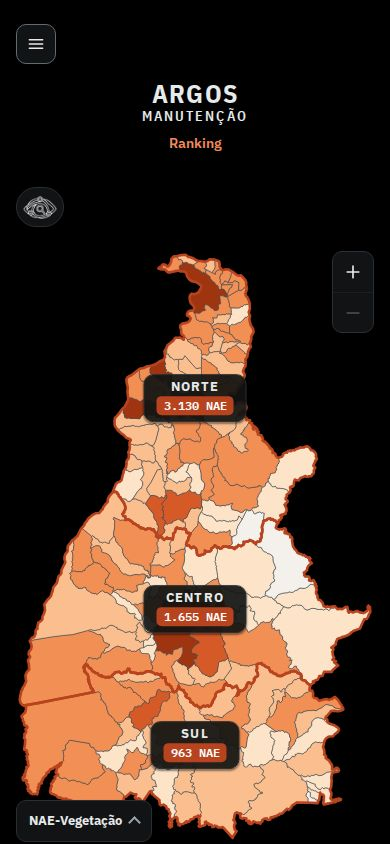
#> input picture melhorias-noite/rodada-1/tema-2-mapa-zoom/prints/m-antes-estado.jpg, 390 x 844 px, given in place of s1-depois-desk-1-dica.jpg, which was not available
$ python folha-contato.py
#> lines starting #> are read from the running program, lines starting #| are printed output that depends on the picture
# monta as folhas de contato s1-sequencia-desk.jpg e s1-sequencia-mob.jpg a partir dos prints (uso: python3 folha-contato.py)
from PIL import Image, ImageDraw, ImageFont
P = 'prints/'
def folha(nomes, saida, cols, tw, th, rotulos):
#> called with saida = 's1-sequencia-desk', cols = 3, tw = 480, th = 300
    rows = (len(nomes) + cols - 1) // cols; pad = 8; lh = 26
    im = Image.new('RGB', (cols * tw + (cols + 1) * pad, rows * (th + lh) + (rows + 1) * pad), (0, 0, 0)); d = ImageDraw.Draw(im)
#> after `im = Image.new('RGB', (cols * tw + (cols + 1) * pad, rows * (th + lh) `: im: PIL image 1472x676 RGB; every value is 0
    try: f = ImageFont.truetype('/usr/share/fonts/truetype/dejavu/DejaVuSans-Bold.ttf', 14)
    except Exception: f = ImageFont.load_default()
    for i, (n, l) in enumerate(zip(nomes, rotulos)):
        r, c = divmod(i, cols); x = pad + c * (tw + pad); y = pad + r * (th + lh + pad)
        d.text((x + 2, y + 4), l, fill=(240, 138, 93), font=f)
        im.paste(Image.open(P + n + '.jpg').convert('RGB').resize((tw, th), Image.LANCZOS), (x, y + lh))
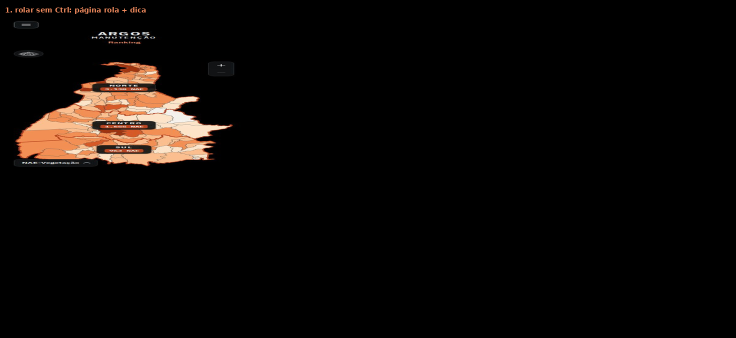
#> im: PIL image 1472x676 RGB (shown at 1/2 size); mean R, G, B 11.3, 8, 6
#> pass 2 of the loop in folha, `for i, (n, l) in enumerate(zip(nomes, rotulos)):`:
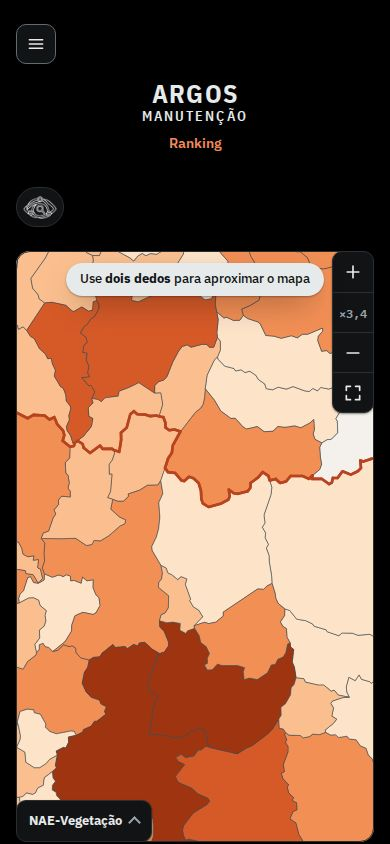
#> input picture melhorias-noite/rodada-1/tema-2-mapa-zoom/prints/m-pinca-meio.jpg, 390 x 844 px, given in place of s1-depois-desk-2-zoom2.jpg, which was not available
#> in folha, `im.paste(Image.open(P + n + '.jpg').convert('RGB').resize((tw, th), Im..`:
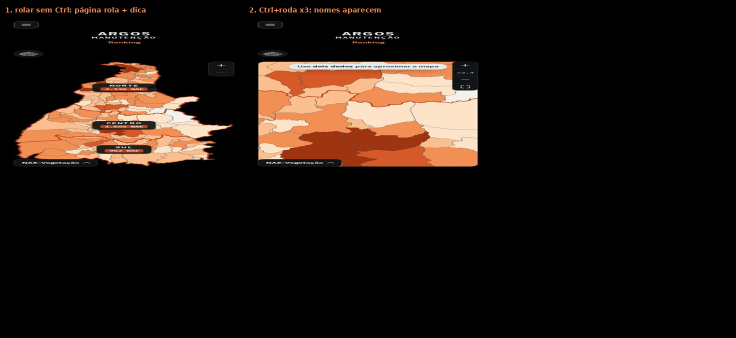
#> im: PIL image 1472x676 RGB (shown at 1/2 size); mean R, G, B 31.5, 21.9, 16.4
    im.save(P + saida + '.jpg', 'JPEG', quality=80)
#> (the run stopped early here; a loop or call above may not have finished)
